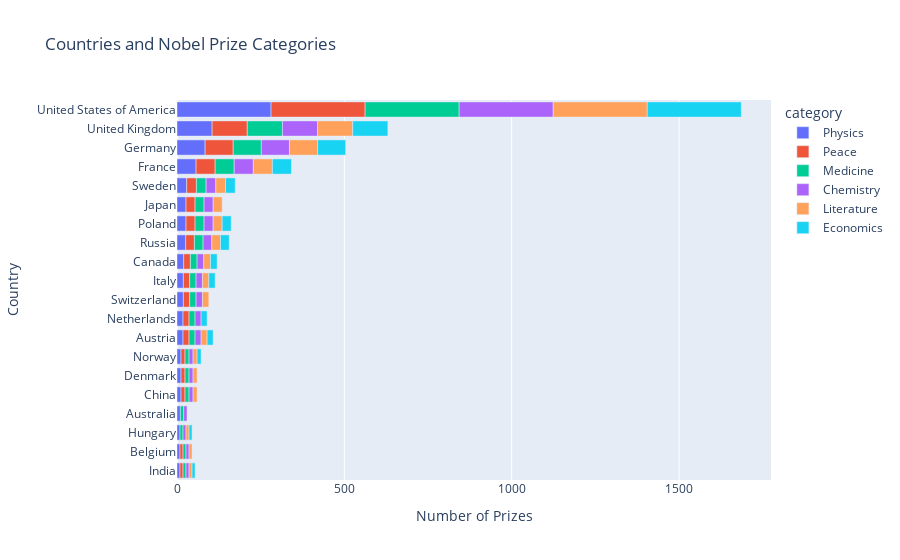

Notebook cell for this chart:
### Code cell
h_bar = px.bar(
    merged_df,
    x=merged_df["total_prize"],
    y=merged_df["birth_country_current"],
    color=merged_df["category"],
    title="Countries and Nobel Prize Categories",
    orientation="h"
)

h_bar.update_layout(
    xaxis_title="Number of Prizes",
    yaxis_title="Country",
    coloraxis_showscale=False
)

h_bar.show()

### Figure 1 — Plotly figure (JSON) as saved in the notebook; plotly's stock layout.template omitted (floating-point values rounded to 4 significant figures)
{"data": [{"alignmentgroup": "True", "hovertemplate": "category=Physics<br>total_prize=%{x}<br>birth_country_current=%{y}<extra></extra>", "legendgroup": "Physics", "marker": {"color": "#636efa", "pattern": {"shape": ""}}, "name": "Physics", "offsetgroup": "Physics", "orientation": "h", "showlegend": true, "textposition": "auto", "type": "bar", "x": [9, 9, 9, 10, 12, 12, 12, 18, 18, 19, 19, 20, 26, 27, 27, 29, 57, 84, 105, 281], "xaxis": "x", "y": ["India", "Belgium", "Hungary", "Australia", "China", "Denmark", "Norway", "Austria", "Netherlands", "Switzerland", "Italy", "Canada", "Russia", "Poland", "Japan", "Sweden", "France", "Germany", "United Kingdom", "United States of America"], "yaxis": "y"}, {"alignmentgroup": "True", "hovertemplate": "category=Peace<br>total_prize=%{x}<br>birth_country_current=%{y}<extra></extra>", "legendgroup": "Peace", "marker": {"color": "#EF553B", "pattern": {"shape": ""}}, "name": "Peace", "offsetgroup": "Peace", "orientation": "h", "showlegend": true, "textposition": "auto", "type": "bar", "x": [9, 9, 12, 12, 12, 18, 18, 19, 19, 20, 26, 27, 27, 29, 57, 84, 105, 281], "xaxis": "x", "y": ["India", "Belgium", "China", "Denmark", "Norway", "Austria", "Netherlands", "Italy", "Switzerland", "Canada", "Russia", "Japan", "Poland", "Sweden", "France", "Germany", "United Kingdom", "United States of America"], "yaxis": "y"}, {"alignmentgroup": "True", "hovertemplate": "category=Medicine<br>total_prize=%{x}<br>birth_country_current=%{y}<extra></extra>", "legendgroup": "Medicine", "marker": {"color": "#00cc96", "pattern": {"shape": ""}}, "name": "Medicine", "offsetgroup": "Medicine", "orientation": "h", "showlegend": true, "textposition": "auto", "type": "bar", "x": [9, 9, 9, 10, 12, 12, 12, 18, 18, 19, 19, 20, 26, 27, 27, 29, 57, 84, 105, 281], "xaxis": "x", "y": ["Belgium", "Hungary", "India", "Australia", "Denmark", "China", "Norway", "Austria", "Netherlands", "Switzerland", "Italy", "Canada", "Russia", "Poland", "Japan", "Sweden", "France", "Germany", "United Kingdom", "United States of America"], "yaxis": "y"}, {"alignmentgroup": "True", "hovertemplate": "category=Chemistry<br>total_prize=%{x}<br>birth_country_current=%{y}<extra></extra>", "legendgroup": "Chemistry", "marker": {"color": "#ab63fa", "pattern": {"shape": ""}}, "name": "Chemistry", "offsetgroup": "Chemistry", "orientation": "h", "showlegend": true, "textposition": "auto", "type": "bar", "x": [9, 9, 9, 10, 12, 12, 12, 18, 18, 19, 19, 20, 26, 27, 27, 29, 57, 84, 105, 281], "xaxis": "x", "y": ["Belgium", "Hungary", "India", "Australia", "China", "Denmark", "Norway", "Austria", "Netherlands", "Italy", "Switzerland", "Canada", "Russia", "Japan", "Poland", "Sweden", "France", "Germany", "United Kingdom", "United States of America"], "yaxis": "y"}, {"alignmentgroup": "True", "hovertemplate": "category=Literature<br>total_prize=%{x}<br>birth_country_current=%{y}<extra></extra>", "legendgroup": "Literature", "marker": {"color": "#FFA15A", "pattern": {"shape": ""}}, "name": "Literature", "offsetgroup": "Literature", "orientation": "h", "showlegend": true, "textposition": "auto", "type": "bar", "x": [9, 9, 9, 12, 12, 12, 18, 19, 19, 20, 26, 27, 27, 29, 57, 84, 105, 281], "xaxis": "x", "y": ["Belgium", "Hungary", "India", "Norway", "China", "Denmark", "Austria", "Switzerland", "Italy", "Canada", "Russia", "Japan", "Poland", "Sweden", "France", "Germany", "United Kingdom", "United States of America"], "yaxis": "y"}, {"alignmentgroup": "True", "hovertemplate": "category=Economics<br>total_prize=%{x}<br>birth_country_current=%{y}<extra></extra>", "legendgroup": "Economics", "marker": {"color": "#19d3f3", "pattern": {"shape": ""}}, "name": "Economics", "offsetgroup": "Economics", "orientation": "h", "showlegend": true, "textposition": "auto", "type": "bar", "x": [9, 9, 12, 18, 18, 19, 20, 26, 27, 29, 57, 84, 105, 281], "xaxis": "x", "y": ["Hungary", "India", "Norway", "Austria", "Netherlands", "Italy", "Canada", "Russia", "Poland", "Sweden", "France", "Germany", "United Kingdom", "United States of America"], "yaxis": "y"}], "layout": {"barmode": "relative", "coloraxis": {"showscale": false}, "legend": {"title": {"text": "category"}, "tracegroupgap": 0}, "title": {"text": "Countries and Nobel Prize Categories"}, "xaxis": {"anchor": "y", "domain": [0, 1], "title": {"text": "Number of Prizes"}}, "yaxis": {"anchor": "x", "domain": [0, 1], "title": {"text": "Country"}}}}
